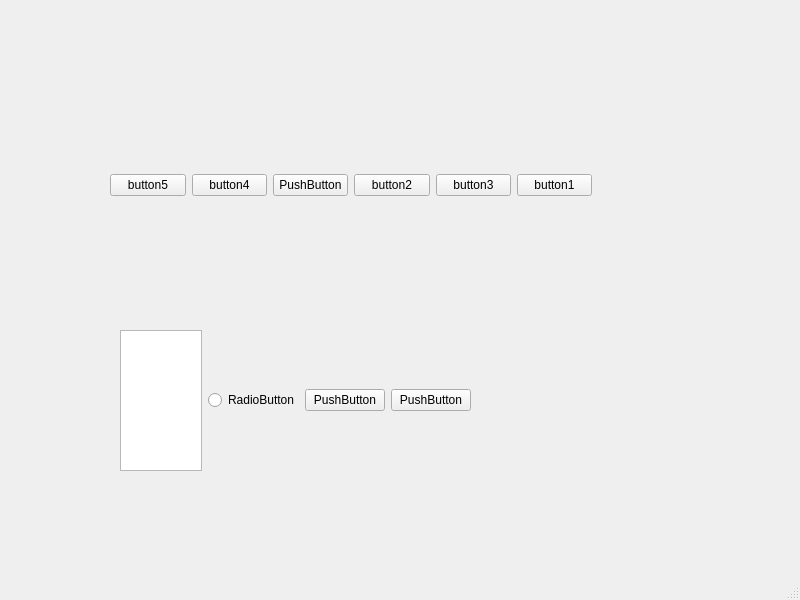
<?xml version="1.0" encoding="UTF-8"?>
<ui version="4.0">
 <class>MainWindow</class>
 <widget class="QMainWindow" name="MainWindow">
  <property name="geometry">
   <rect>
    <x>0</x>
    <y>0</y>
    <width>800</width>
    <height>600</height>
   </rect>
  </property>
  <property name="windowTitle">
   <string>MainWindow</string>
  </property>
  <widget class="QWidget" name="centralwidget">
   <widget class="QWidget" name="horizontalLayoutWidget">
    <property name="geometry">
     <rect>
      <x>120</x>
      <y>330</y>
      <width>351</width>
      <height>141</height>
     </rect>
    </property>
    <layout class="QHBoxLayout" name="horizontalLayout_2">
     <item>
      <widget class="QListWidget" name="listWidget"/>
     </item>
     <item>
      <widget class="QRadioButton" name="radioButton">
       <property name="text">
        <string>RadioButton</string>
       </property>
      </widget>
     </item>
     <item>
      <widget class="QPushButton" name="pushButton_6">
       <property name="text">
        <string>PushButton</string>
       </property>
      </widget>
     </item>
     <item>
      <widget class="QPushButton" name="pushButton_7">
       <property name="text">
        <string>PushButton</string>
       </property>
      </widget>
     </item>
    </layout>
   </widget>
   <widget class="QWidget" name="">
    <property name="geometry">
     <rect>
      <x>110</x>
      <y>110</y>
      <width>482</width>
      <height>151</height>
     </rect>
    </property>
    <layout class="QHBoxLayout" name="horizontalLayout">
     <item>
      <widget class="QPushButton" name="pushButton_2">
       <property name="text">
        <string>button5</string>
       </property>
      </widget>
     </item>
     <item>
      <widget class="QPushButton" name="pushButton_3">
       <property name="text">
        <string>button4</string>
       </property>
      </widget>
     </item>
     <item>
      <widget class="QPushButton" name="pushButton_8">
       <property name="text">
        <string>PushButton</string>
       </property>
      </widget>
     </item>
     <item>
      <widget class="QPushButton" name="pushButton_4">
       <property name="text">
        <string>button2</string>
       </property>
      </widget>
     </item>
     <item>
      <widget class="QPushButton" name="pushButton_5">
       <property name="text">
        <string>button3</string>
       </property>
      </widget>
     </item>
     <item>
      <widget class="QPushButton" name="pushButton">
       <property name="text">
        <string>button1</string>
       </property>
      </widget>
     </item>
    </layout>
   </widget>
  </widget>
  <widget class="QMenuBar" name="menubar">
   <property name="geometry">
    <rect>
     <x>0</x>
     <y>0</y>
     <width>800</width>
     <height>23</height>
    </rect>
   </property>
  </widget>
  <widget class="QStatusBar" name="statusbar"/>
 </widget>
 <resources/>
 <connections/>
</ui>
